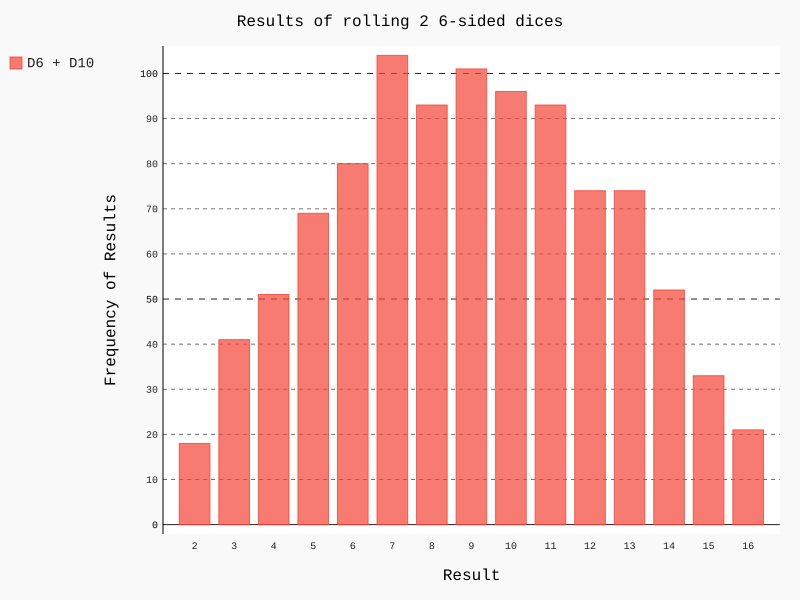

Here is the Python script that generated this plot:
import pygal
from die import Die

d6 = Die()
d10 = Die(10)

results = []
for roll_num in range(1000):
    result = d6.roll() + d10.roll()
    results.append(result)

frequencies = []
max_result = d6.num_sides + d10.num_sides
for value in range(2, max_result + 1):
    frequency = results.count(value)
    frequencies.append(frequency)

#making a histogram
hist = pygal.Bar()
hist.title = 'Results of rolling 2 6-sided dices'
hist.x_labels = ['2', '3', '4', '5', '6', '7', '8', '9', '10', '11', '12', '13', '14', '15', '16']
hist.x_title = 'Result'
hist.y_title = 'Frequency of Results'

hist.add('D6 + D10', frequencies)
hist.render_to_file('different_dice.svg')
